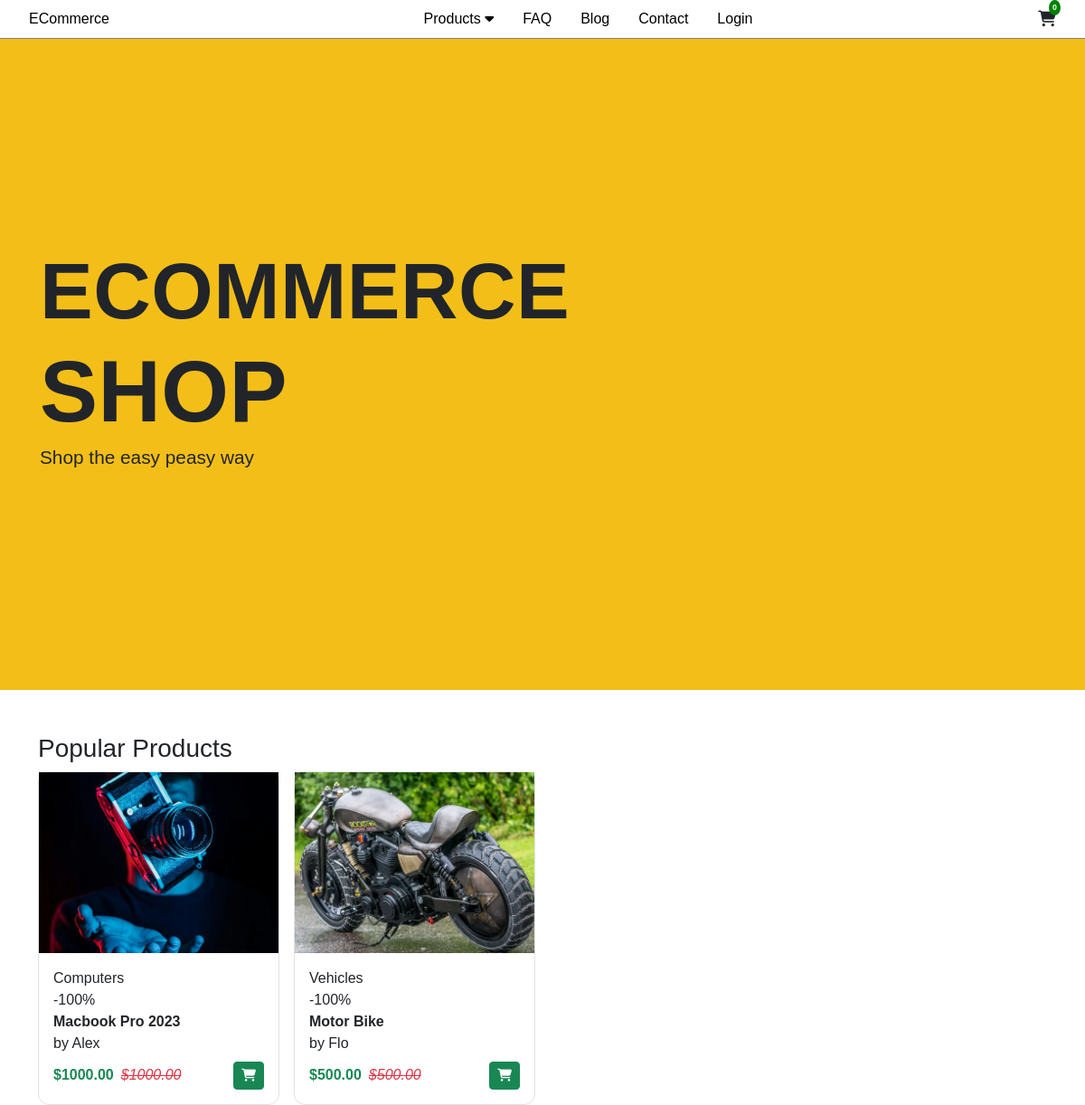
The page / on the database its author committed.
### core/models.py (models this page shows, shortened)
class Product(models.Model):
    pid = ShortUUIDField(unique=True, length=10, max_length=20, alphabet="abcdefg12345")
    user = models.ForeignKey(User, on_delete=models.SET_NULL, null=True)
    vendor = models.ForeignKey(Vendor, on_delete=models.SET_NULL, null=True, related_name="category")
    category = models.ForeignKey(Category, on_delete=models.SET_NULL, null=True)
    title = models.CharField(max_length=100, default="Fresh Pear")
    image = models.ImageField(upload_to=user_directory_path, default="product.jpg")
    description = RichTextUploadingField(null=True, blank=True, default="This is the product")
    price = models.DecimalField(max_digits=999999999999, decimal_places=2, default="1.99")
    old_price = models.DecimalField(max_digits=999999999999, decimal_places=2, default="2.99")
    specifications = models.TextField(null=True, blank=True)
    product_status = models.CharField(choices=STATUS, max_length=10, default="in_review")
    status = models.BooleanField(default=True)
    in_stock = models.BooleanField(default=True)
    featured = models.BooleanField(default=False)
    digital = models.BooleanField(default=False)
    sku = ShortUUIDField(unique=True, length=4, max_length=10, prefix="sku", alphabet="1234567890")
    date = models.DateTimeField(auto_now_add=True)
    updated = models.DateTimeField(null=True, blank=True)
    class Meta:
        verbose_name_plural = "Products"
    def get_percentage(self):
        new_price = (self.price / self.old_price) * 100
        return new_price

class Category(models.Model):
    cid = ShortUUIDField(unique=True, length=10, max_length=20, prefix="cat", alphabet="abcdefg12345")
    title = models.CharField(max_length=100, default="Food")
    image = models.ImageField(upload_to="category", default="category.jpg")
    class Meta:
        verbose_name_plural = "Categories"
    def __str__(self):
        return self.title

class Vendor(models.Model):
    vid = ShortUUIDField(unique=True, length=10, max_length=20, prefix="ven", alphabet="abcdefg12345")
    title = models.CharField(max_length=100, default="Nestify")
    image = models.ImageField(upload_to=user_directory_path, default="vendor.jpg")
    description = RichTextUploadingField(null=True, blank=True, default="Amazing vendor")
    address = models.CharField(max_length=100, default="123 Main Street.")
    contact = models.CharField(max_length=100, default="+254 754 255")
    chat_resp_time = models.CharField(max_length=100, default="100")
    shipping_on_time = models.CharField(max_length=100, default="100")
    authentic_rating = models.CharField(max_length=100, default="100")
    days_return = models.CharField(max_length=100, default="100")
    warranty_period = models.CharField(max_length=100, default="100")
    user = models.ForeignKey(User, on_delete=models.SET_NULL, null=True)
    class Meta:
        verbose_name_plural = "Vendors"

### core/views.py (the view)
# urls.py: path('', views.index, name= 'index'),
def index(request):
    products = Product.objects.filter(product_status="published", featured=True).order_by("-date")
    context = {
        "products": products
    }
    return render(request, 'core/index.html', context)

### core/context_processor.py (called while the page is built)
def default(request):
    categories = Category.objects.all()
    try:
        address = Address.objects.get(user=request.user)
    except:
        address = None
    return {
        "categories" : categories,
        "address" : address,
    }

### templates/core/index.html (shortened to what this page needs)
{% extends 'partials/base.html' %} {% block body_content %}
<section class="Home">
  {% include 'partials/navbar.html' %}
  <main>
    <section class="Hero">
      <div class="container hero_content">
        <h1>ECommerce</h1>
        <h1>Shop</h1>
        <p>Shop the easy peasy way</p>
      </div>
    </section>
    <section class="Products container pt-5">
        <h3>Popular Products</h3>
        {% include "partials/products.html" %}
    </section>
  </main>
</section>
{% endblock body_content %}

### templates/partials/products.html (shortened to what this page needs)
<div class="products_wrapper">
    {% for product in products %}
    <div class="product border">
        <div class="image text-center">
            <a href="{% url 'core:product_detail' product.pid %}">
                <img src="{{ product.image.url }}" height="200" />
            </a>
        </div>
        <div class="text p-3">
            <p class="m-0">{{ product.category }}</p>
            <p class="m-0">-{{ product.get_percentage|floatformat:0 }}%</p>
            <p class="m-0"><b><a class="text-dark" href="{% url 'core:product_detail' product.pid %}">{{ product.title }}</a></b></p>
            <p class="m-0">by {{ product.vendor.title }}</p>
            <div class="footer d-flex justify-content-between align-items-center mt-2">
                <div class="d-flex">
                    <span class="text-success me-2"><b>${{ product.price }}</b></span>
                    <span class="text-danger"><i><s>${{ product.old_price }}</s></i></span>
                </div>
                <div class="">
                    <span class="btn btn-sm btn-success"><i class="fa-solid fa-cart-shopping"></i></span>
                </div>
            </div>
        </div>
    </div>
    {% endfor %}
</div>

### static/css/styles.css (style rules this page uses)
* { margin: 0; padding: 0; box-sizing: border-box; font-family: helvetica, sans-serif, arial; }
a { text-decoration: none; }
.Home .Hero { height: 90vh; display: flex; align-items: center; padding: 0 2em; background: rgb(244, 190, 24); }
.Home .Hero .hero_content h1 { font-size: 5.5em; font-weight: bold; text-transform: uppercase; margin: 0; letter-spacing: 0.5px; }
.Home .Hero .hero_content h1:nth-of-type(2) { font-size: 6em; }
.Home .Hero .hero_content p { font-size: 1.3em; }
.Products .products_wrapper, .Products .categories_wrapper { display: grid; grid-template-columns: repeat(4, 1fr); gap: 1em; }
.Products .products_wrapper .product, .Products .products_wrapper .category, .Products .categories_wrapper .product, .Products .categories_wrapper .category { border-radius: 12px; }
.Products .products_wrapper .product .image img, .Products .products_wrapper .category .image img, .Products .categories_wrapper .product .image img, .Products .categories_wrapper .category .image img { width: 100%; -o-object-fit: cover; object-fit: cover; }

### rows shown on the page
Product: image (picture), category "Computers", get_percentage "100", title "Macbook Pro 2023", vendor "Alex", price "1000.00", old_price "1000.00"
Product: image (picture), category "Vehicles", get_percentage "100", title "Motor Bike", vendor "Flo", price "500.00", old_price "500.00"
